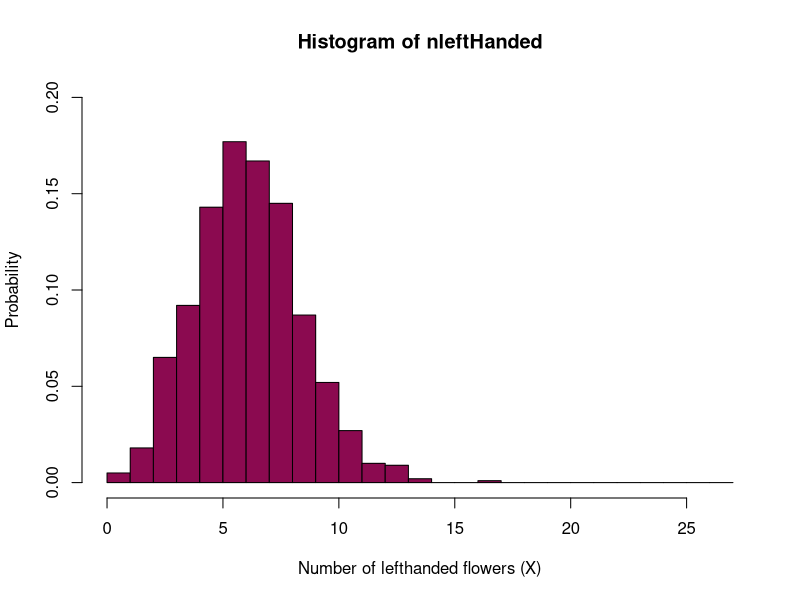
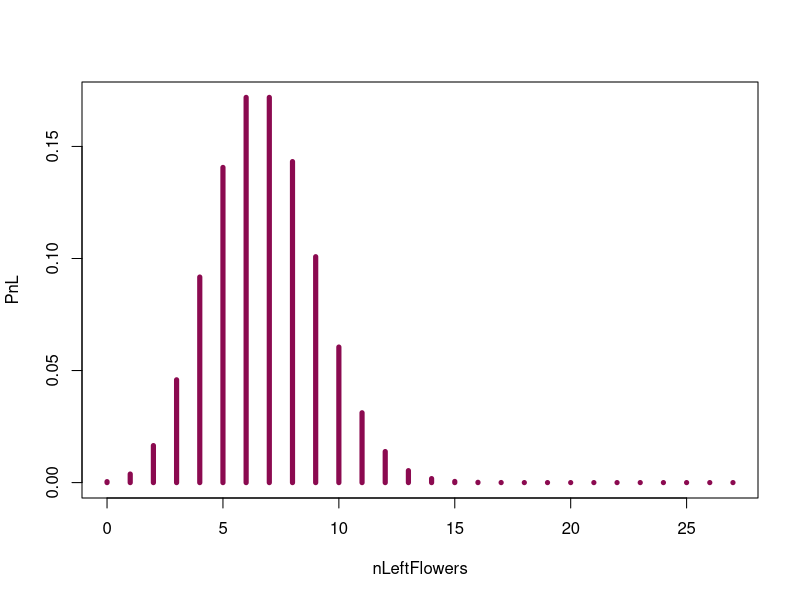
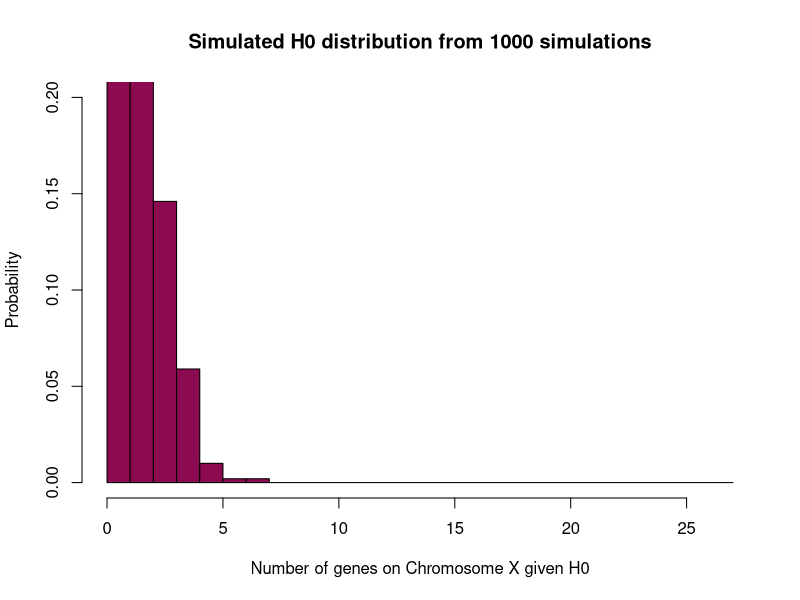
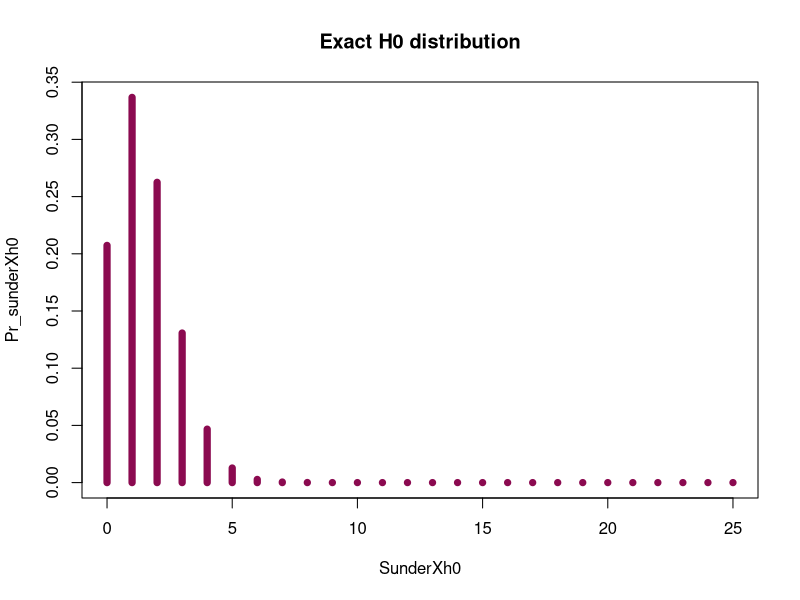
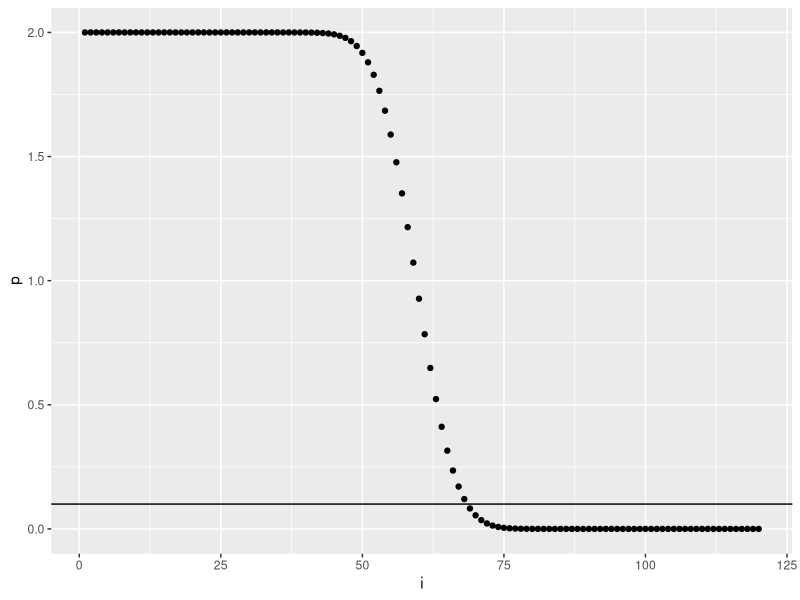
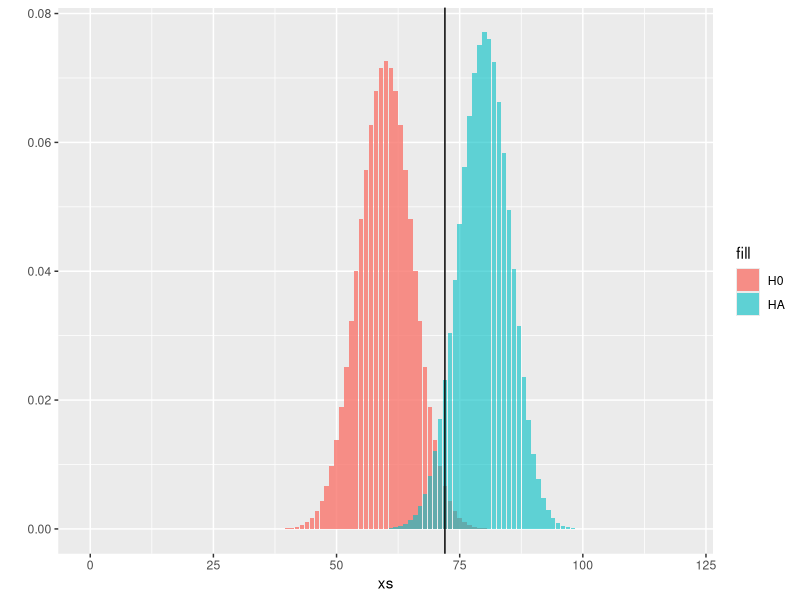
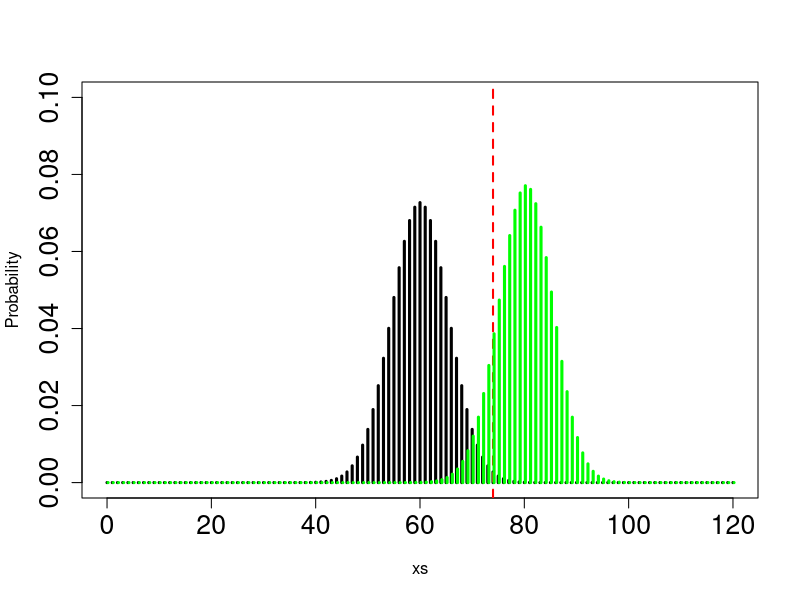

Recreate these plots in R, in order.
## ---- chunk 1
library(tidyverse) # I will need this later for fancy plotting
## ---- chunk 2
rbinom(n = 1, size = 25, prob = 0.5) ## try to evaluate that several times (you get different numbers)
## ---- chunk 3
dbinom(x = 2, size = 25, prob = 0.5)
## ---- chunk 4
rbinom(n = 100, size = 3, prob = 1/6)
# we want 100 observations
# we have 3 dice - so the number of trials is 3
# and the probability of getting a 3 is 1/6
## ---- chunk 5
dbinom(x = 0, size = 3, prob = 1/6)
dbinom(x = 2, size = 3, prob = 1/6)

## ---- chunk 6
nleftHanded= rbinom(n = 10^3, size =27, p=0.25) # Simulated H0 distribution for the number of left handed flowers

hist(nleftHanded, prob=T, breaks=seq(from=0, to = 27, by = 1), col="deeppink4",
     xlab="Number of lefthanded flowers (X)",
     ylim=c(0,0.2), 
     ylab="Probability")
## ---- chunk 7
nLeftFlowers=seq(from=0, to = 27, by = 1) #creates a sequence of numbers from 0 to 27 - you can think about this as "bins" on your histogram
PnL=dbinom(x = nLeftFlowers, size = 27, prob = 0.25 ) # exact H0 distribution for the number of left handed flowers - we take the sequence of numbers ("bins") we created before and calculate the probabilities for every single one (aka the probability of observing 0, 1, 2...27 left-handed flowers out of 27 if the probability of being left-handed is 0.25)

sum(PnL) # sanity check (if it is a probability --> sums to 1)
plot(nLeftFlowers,PnL, type ="h", col="deeppink4", lwd=5) #lwd is just the width of the lines, so you can play around with it and see if you find a different line width more aesthetically pleasing
## ---- chunk 8
# Simulated
SunderXh0 = rbinom(n = 10^3, size = 25, p=0.061) # simulated nulldistribution for the number of spermatogenesis genes falling on X under H0 - we have 25 genes in total and the probability of falling on the X is 0.061 under the null
# what rbinom does is that it gives you a bunch (10^3) random numbers from the binomial distribution - and depending on the probability, you may or may not see every possibility / event happening

hist(SunderXh0, prob=T, breaks=seq(from=0, to = 27, by = 1), col="deeppink4",
     xlab="Number of genes on Chromosome X given H0",
     ylim=c(0,0.2), 
     ylab="Probability", 
     main = "Simulated H0 distribution from 1000 simulations")

# here you can see that there is not much to look at after X = 7 - the probability of observing more is so small that 1000 simulations are not enough to observe them at least once

# Exact
SunderXh0=seq(from=0, to = 25, by = 1)
Pr_sunderXh0=dbinom(x = SunderXh0, size = 25, prob = 0.061) # exact H0 distribution for the number of spermatogenesis genes falling on X under H0

# this one is exact because you are not relying on your luck (and simulation) and hope that you'll observe every possibility at least once - instead, you are calculating the exact probabilities of observing 0, 1...25 genes on the X under H0

sum(Pr_sunderXh0) # sanity check (if it is a probability --> sums to 1)
plot(x = SunderXh0, y = Pr_sunderXh0, type ="h", col="deeppink4", lwd=7, main = "Exact H0 distribution") 

## ---- chunk 9
#Sum the probabilities from being 11 and above
sum(Pr_sunderXh0[11:25])
## ---- chunk 10
SimulatedP= rbinom(n = 10^5, size =25, p=0.061) # Simulated H0 distribution for the number of left handed flowers

2*(sum(SimulatedP>10)/(10^5)) #P-value of 10 or more genes on X, assuming H0 - you sum up the simulated values that are larger than 10, divide it by the total number of simulations and multiply it by 2 to get the P-value for this two-tailed test

## ---- chunk 11
0.25*12
## ---- chunk 12
n = 12
prop_estimate = 0.25 #expected fraction of wrinkled peas
SE = sqrt((prop_estimate*(1-prop_estimate))/n)
SE
## ---- chunk 13
var = SE**2
var
## ---- chunk 14
dbinom(x = 2, size = 12, prob = 0.25)
## ---- chunk 15
xs=seq(from =0, to =120, by=1)
H0=dbinom(x = xs,size = 120,prob = 0.5) #the null distribution
HA = dbinom(x = xs,size = 120,prob = 2/3) #the alternative distribution
data = as.data.frame(cbind(xs, H0, HA)) #putting everything to one dataframe for convenience

# What's the treshold where 90% of data is expected to lie within?
i = seq(1,120,1) # just numbers from 1 to 120
p = 2 * (1-pbinom(q = i,size = 120,prob = 0.5)) # 120 p-values
treshold = as.data.frame(cbind(i, p))

# let's plot it - the horizontal line signifies that threshold:
ggplot(treshold)+
  geom_point(aes(i,p))+
  geom_hline(aes(yintercept = 0.1))

# another plot to show the distributions
ggplot(data)+
geom_histogram(aes(x = xs, y = H0, fill = "H0"), stat = "identity", alpha = 0.80)+
geom_histogram(aes(x = xs, y = HA, fill = "HA"), stat = "identity", alpha = 0.60)+
ylab("")+
geom_vline(aes(xintercept = 72))

# we measure how many values from HA are over this threshold, which is going to be our desired power
cat("Power, with n = 120 and significance level = 0.1:" ,1-pbinom(q = 72,size = 120,prob = 2/3))
## ---- chunk 16
xs=seq(from =0, to =120, by=1)
MypH0=dbinom(x = xs, size = 120, prob = 0.5)
# calculate the number of individuals that would result in NOT rejecting the null and the number of individuals that would result in rejecting the null - this is the threshold we're looking for, which is 74 individuals in this case
1-pbinom(q = 74,size = 120,prob = 0.5) 

MypHA=dbinom(x = xs,size = 120,prob = 2/3)
plot(xs,MypH0, col="black", type="h", lwd=3, xlab="xs", ylim=c(0,0.1), ylab="Probability", cex.axis=1.6)
abline(v=74, col="red", lwd=2, lty=2)
points(xs+0.2,MypHA, col=" green", type="h", lwd=3)

1- pbinom(q = 74, prob = 2/3,size = 120) #the power

